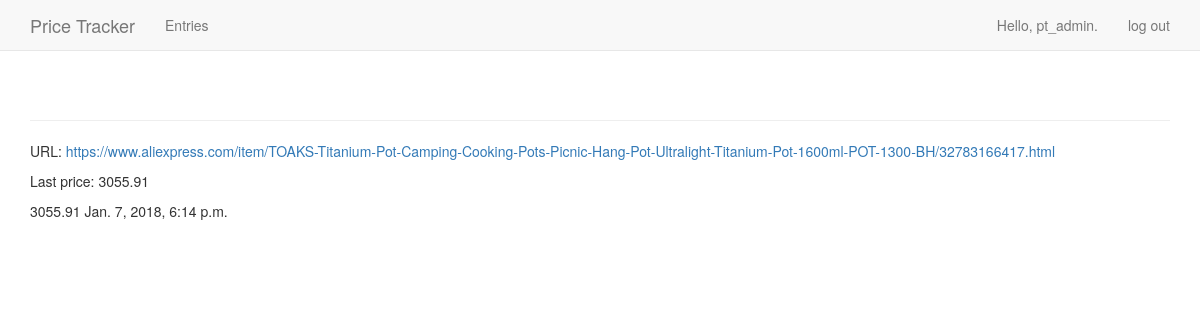
The page /entries/23/ (signed in) on the database its author committed.
### pt/models.py (models this page shows, shortened)
class Entry(models.Model):
    url = models.CharField(max_length=256)
    TREND_UP = "UP"
    TREND_DOWN = "DOWN"
    TREND_CHOICES = (
        (TREND_UP, '+'),
        (TREND_DOWN, '-'),
    )
    trend = models.CharField(
        max_length=4,
        choices=TREND_CHOICES,
        null=True
    )
    owner = models.ForeignKey(User, on_delete=models.CASCADE)
    class Meta:
        verbose_name_plural = 'entries'

class Price(models.Model):
    entry = models.ForeignKey(Entry, on_delete=models.CASCADE)
    price = models.DecimalField(max_digits=10, decimal_places=2)
    date = models.DateTimeField(auto_now_add=False)
    class Meta:
        verbose_name_plural = 'prices'

### pt/views.py (the view)
# urls.py: path('entries/<int:entry_id>/', views.entry,
@login_required
def entry(request, entry_id):
    entry = get_object_or_404(Entry, id=entry_id)
    if entry.owner != request.user:
        raise Http404
    prices = entry.price_set.order_by('date')
    data_source = ModelDataSource(prices, fields=['date', 'price'])
    chart = LineChart(data_source)
    context = {'entry': entry, 'prices': prices, 'chart': chart}
    return render(request, "pt/entry.html", context)

### pt/templates/pt/entry.html (shortened to what this page needs)
{% extends 'pt/base.html' %}
{% load bootstrap3 %}
{% block content %}
  <p>URL:
    <a href={{entry.url}}>{{ entry.url }}</a>
  </p>
  <p>Last price:
    {{ prices.last.price }}
  </p>
  <p>
    {% for price in prices %}
      {{ price.price }} {{ price.date }}
    {% endfor %}
  </p>
{% endblock content %}

### pt/templates/pt/base.html (shortened to what this page needs)
{% load bootstrap3 %}
<!DOCTYPE html>
<html lang="en">
    <head>
    {% bootstrap_css %}
</head>
<body>
    <nav class="navbar navbar-default navbar-static-top">
      <div class="container">
        <div class="navbar-header">
          <a class="navbar-brand" href="{% url 'pt:index' %}">
              Price Tracker</a>
        </div>
        <div id="navbar" class="navbar-collapse collapse">
          <ul class="nav navbar-nav">
            {% if user.is_authenticated %}
              <li><a href="{% url 'pt:entries' %}">Entries</a></li>
            {% endif %}
          </ul>
          <ul class="nav navbar-nav navbar-right">
            {% if user.is_authenticated %}
              <li><a>Hello, {{ user.username }}.</a></li>
              <li><a href="{% url 'users:logout' %}">log out</a></li>
            {% else %}
              <li><a href="{% url 'users:register' %}">register</a></li>
              <li><a href="{% url 'users:login' %}">log in</a></li>
            {% endif %}
          </ul>
        </div>
      </div>
    </nav>
    <div class="container">
        <div class="page-header">
        </div>
        <div>
            {% block content %}{% endblock content %}
        </div>
    </div>
    </body>
</html>

### rows shown on the page
Entry: url "https://www.aliexpress.com/item/TOAKS-Titanium-Pot-Camping-Cooking-Pots-Picnic-Hang-Pot-Ultralight-Titanium-Pot-1600ml-POT-1300-BH/32783166417.html"
Price: last.price "3055.91", price "3055.91", date "Jan. 7, 2018, 6:14 p.m."

### other values the page prints
{{ user.username }} "pt_admin"
